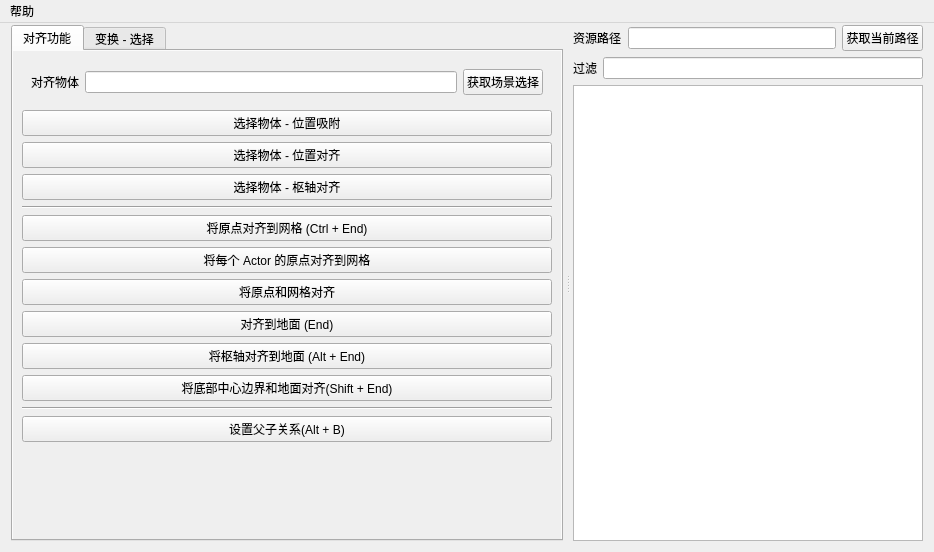
<?xml version="1.0" encoding="UTF-8"?>
<ui version="4.0">
 <class>Form</class>
 <widget class="QWidget" name="Form">
  <property name="geometry">
   <rect>
    <x>0</x>
    <y>0</y>
    <width>934</width>
    <height>552</height>
   </rect>
  </property>
  <property name="windowTitle">
   <string>放置工具</string>
  </property>
  <layout class="QHBoxLayout" name="horizontalLayout">
   <property name="topMargin">
    <number>25</number>
   </property>
   <item>
    <widget class="QSplitter" name="Splitter">
     <property name="styleSheet">
      <string notr="true">font: bold 12pt &quot;Microsoft YaHei&quot;;</string>
     </property>
     <property name="orientation">
      <enum>Qt::Horizontal</enum>
     </property>
     <property name="handleWidth">
      <number>10</number>
     </property>
     <widget class="QWidget" name="verticalWidget_2" native="true">
      <layout class="QVBoxLayout" name="verticalLayout_2">
       <property name="leftMargin">
        <number>0</number>
       </property>
       <property name="topMargin">
        <number>0</number>
       </property>
       <property name="rightMargin">
        <number>0</number>
       </property>
       <property name="bottomMargin">
        <number>0</number>
       </property>
       <item>
        <widget class="MTabWidget" name="tabWidget">
         <property name="tabPosition">
          <enum>QTabWidget::North</enum>
         </property>
         <property name="tabShape">
          <enum>QTabWidget::Rounded</enum>
         </property>
         <property name="currentIndex">
          <number>0</number>
         </property>
         <property name="documentMode">
          <bool>false</bool>
         </property>
         <property name="movable">
          <bool>false</bool>
         </property>
         <widget class="QWidget" name="tab_1">
          <attribute name="title">
           <string>对齐功能</string>
          </attribute>
          <layout class="QVBoxLayout" name="verticalLayout_5">
           <property name="leftMargin">
            <number>0</number>
           </property>
           <property name="topMargin">
            <number>0</number>
           </property>
           <property name="rightMargin">
            <number>0</number>
           </property>
           <property name="bottomMargin">
            <number>0</number>
           </property>
           <item>
            <widget class="QScrollArea" name="scrollArea">
             <property name="minimumSize">
              <size>
               <width>400</width>
               <height>0</height>
              </size>
             </property>
             <property name="frameShape">
              <enum>QFrame::NoFrame</enum>
             </property>
             <property name="horizontalScrollBarPolicy">
              <enum>Qt::ScrollBarAsNeeded</enum>
             </property>
             <property name="widgetResizable">
              <bool>true</bool>
             </property>
             <widget class="QWidget" name="scrollAreaWidgetContents">
              <property name="geometry">
               <rect>
                <x>0</x>
                <y>0</y>
                <width>460</width>
                <height>483</height>
               </rect>
              </property>
              <layout class="QVBoxLayout" name="verticalLayout_7">
               <property name="leftMargin">
                <number>0</number>
               </property>
               <property name="topMargin">
                <number>0</number>
               </property>
               <property name="rightMargin">
                <number>0</number>
               </property>
               <property name="bottomMargin">
                <number>0</number>
               </property>
               <item>
                <widget class="QWidget" name="Align_Container" native="true">
                 <property name="sizePolicy">
                  <sizepolicy hsizetype="Minimum" vsizetype="Preferred">
                   <horstretch>0</horstretch>
                   <verstretch>0</verstretch>
                  </sizepolicy>
                 </property>
                 <layout class="QVBoxLayout" name="verticalLayout_3">
                  <item>
                   <widget class="QWidget" name="Actor_Container" native="true">
                    <layout class="QHBoxLayout" name="horizontalLayout_6">
                     <item>
                      <widget class="QLabel" name="label_3">
                       <property name="text">
                        <string>对齐物体</string>
                       </property>
                      </widget>
                     </item>
                     <item>
                      <widget class="MLineEdit" name="Align_LE"/>
                     </item>
                     <item>
                      <widget class="MPushButton" name="Align_Pick_BTN">
                       <property name="text">
                        <string>获取场景选择</string>
                       </property>
                      </widget>
                     </item>
                    </layout>
                   </widget>
                  </item>
                  <item>
                   <widget class="MPushButton" name="Align_BTN">
                    <property name="text">
                     <string>选择物体 - 位置吸附</string>
                    </property>
                   </widget>
                  </item>
                  <item>
                   <widget class="MPushButton" name="AlignToActor_BTN">
                    <property name="text">
                     <string>选择物体 - 位置对齐</string>
                    </property>
                   </widget>
                  </item>
                  <item>
                   <widget class="MPushButton" name="AlignPivotToActor_BTN">
                    <property name="text">
                     <string>选择物体 - 枢轴对齐</string>
                    </property>
                   </widget>
                  </item>
                  <item>
                   <widget class="Line" name="line">
                    <property name="orientation">
                     <enum>Qt::Horizontal</enum>
                    </property>
                   </widget>
                  </item>
                  <item>
                   <widget class="MPushButton" name="SnapOriginToGrid_BTN">
                    <property name="text">
                     <string>将原点对齐到网格 (Ctrl + End)</string>
                    </property>
                   </widget>
                  </item>
                  <item>
                   <widget class="MPushButton" name="SnapOriginToGridPerActor_BTN">
                    <property name="text">
                     <string>将每个 Actor 的原点对齐到网格</string>
                    </property>
                   </widget>
                  </item>
                  <item>
                   <widget class="MPushButton" name="AlignOriginToGrid_BTN">
                    <property name="text">
                     <string>将原点和网格对齐</string>
                    </property>
                   </widget>
                  </item>
                  <item>
                   <widget class="MPushButton" name="SnapToFloor_BTN">
                    <property name="text">
                     <string>对齐到地面 (End)</string>
                    </property>
                   </widget>
                  </item>
                  <item>
                   <widget class="MPushButton" name="SnapPivotToFloor_BTN">
                    <property name="text">
                     <string>将枢轴对齐到地面 (Alt + End)</string>
                    </property>
                   </widget>
                  </item>
                  <item>
                   <widget class="MPushButton" name="SnapBottomCenterBoundsToFloor_BTN">
                    <property name="text">
                     <string>将底部中心边界和地面对齐(Shift + End)</string>
                    </property>
                   </widget>
                  </item>
                  <item>
                   <widget class="Line" name="line_3">
                    <property name="orientation">
                     <enum>Qt::Horizontal</enum>
                    </property>
                   </widget>
                  </item>
                  <item>
                   <widget class="MPushButton" name="AttachSelectedActors_BTN">
                    <property name="text">
                     <string>设置父子关系(Alt + B)</string>
                    </property>
                   </widget>
                  </item>
                  <item>
                   <spacer name="verticalSpacer_2">
                    <property name="orientation">
                     <enum>Qt::Vertical</enum>
                    </property>
                    <property name="sizeHint" stdset="0">
                     <size>
                      <width>20</width>
                      <height>40</height>
                     </size>
                    </property>
                   </spacer>
                  </item>
                 </layout>
                </widget>
               </item>
              </layout>
             </widget>
            </widget>
           </item>
          </layout>
         </widget>
         <widget class="QWidget" name="tab_2">
          <attribute name="title">
           <string>变换 - 选择</string>
          </attribute>
          <layout class="QVBoxLayout" name="verticalLayout_6">
           <property name="leftMargin">
            <number>0</number>
           </property>
           <property name="topMargin">
            <number>0</number>
           </property>
           <property name="rightMargin">
            <number>0</number>
           </property>
           <property name="bottomMargin">
            <number>0</number>
           </property>
           <item>
            <widget class="QScrollArea" name="scrollArea_2">
             <property name="frameShape">
              <enum>QFrame::NoFrame</enum>
             </property>
             <property name="widgetResizable">
              <bool>true</bool>
             </property>
             <widget class="QWidget" name="scrollAreaWidgetContents_2">
              <property name="geometry">
               <rect>
                <x>0</x>
                <y>0</y>
                <width>460</width>
                <height>483</height>
               </rect>
              </property>
              <layout class="QVBoxLayout" name="verticalLayout_8">
               <property name="leftMargin">
                <number>0</number>
               </property>
               <property name="topMargin">
                <number>0</number>
               </property>
               <property name="rightMargin">
                <number>0</number>
               </property>
               <property name="bottomMargin">
                <number>0</number>
               </property>
               <item>
                <widget class="QGroupBox" name="Align_Container_2">
                 <property name="title">
                  <string>变换</string>
                 </property>
                 <property name="alignment">
                  <set>Qt::AlignCenter</set>
                 </property>
                 <property name="flat">
                  <bool>true</bool>
                 </property>
                 <layout class="QVBoxLayout" name="verticalLayout_4">
                  <item>
                   <layout class="QHBoxLayout" name="horizontalLayout_5">
                    <item>
                     <widget class="QLabel" name="label_4">
                      <property name="text">
                       <string>X</string>
                      </property>
                     </widget>
                    </item>
                    <item>
                     <widget class="MSpinBox" name="TransformX_SB">
                      <property name="sizePolicy">
                       <sizepolicy hsizetype="Expanding" vsizetype="Fixed">
                        <horstretch>0</horstretch>
                        <verstretch>0</verstretch>
                       </sizepolicy>
                      </property>
                      <property name="minimum">
                       <number>-99999</number>
                      </property>
                      <property name="maximum">
                       <number>99999</number>
                      </property>
                      <property name="singleStep">
                       <number>1</number>
                      </property>
                      <property name="value">
                       <number>0</number>
                      </property>
                     </widget>
                    </item>
                    <item>
                     <widget class="QLabel" name="label_5">
                      <property name="text">
                       <string>Y</string>
                      </property>
                     </widget>
                    </item>
                    <item>
                     <widget class="MSpinBox" name="TransformY_SB">
                      <property name="sizePolicy">
                       <sizepolicy hsizetype="Expanding" vsizetype="Fixed">
                        <horstretch>0</horstretch>
                        <verstretch>0</verstretch>
                       </sizepolicy>
                      </property>
                      <property name="minimum">
                       <number>-99999</number>
                      </property>
                      <property name="maximum">
                       <number>99999</number>
                      </property>
                      <property name="singleStep">
                       <number>1</number>
                      </property>
                      <property name="value">
                       <number>0</number>
                      </property>
                     </widget>
                    </item>
                    <item>
                     <widget class="QLabel" name="label_6">
                      <property name="text">
                       <string>Z</string>
                      </property>
                     </widget>
                    </item>
                    <item>
                     <widget class="MSpinBox" name="TransformZ_SB">
                      <property name="sizePolicy">
                       <sizepolicy hsizetype="Expanding" vsizetype="Fixed">
                        <horstretch>0</horstretch>
                        <verstretch>0</verstretch>
                       </sizepolicy>
                      </property>
                      <property name="minimum">
                       <number>-99999</number>
                      </property>
                      <property name="maximum">
                       <number>99999</number>
                      </property>
                      <property name="singleStep">
                       <number>1</number>
                      </property>
                      <property name="value">
                       <number>0</number>
                      </property>
                     </widget>
                    </item>
                   </layout>
                  </item>
                  <item>
                   <widget class="MPushButton" name="Transform_BTN">
                    <property name="text">
                     <string>差量变换</string>
                    </property>
                   </widget>
                  </item>
                  <item>
                   <layout class="QHBoxLayout" name="horizontalLayout_2">
                    <item>
                     <widget class="MRadioButton" name="MirrorActorX_RB">
                      <property name="text">
                       <string>X 轴</string>
                      </property>
                      <property name="checked">
                       <bool>true</bool>
                      </property>
                     </widget>
                    </item>
                    <item>
                     <widget class="MRadioButton" name="MirrorActorY_RB">
                      <property name="text">
                       <string>Y 轴</string>
                      </property>
                     </widget>
                    </item>
                    <item>
                     <widget class="MRadioButton" name="MirrorActorZ_RB">
                      <property name="text">
                       <string>Z 轴</string>
                      </property>
                     </widget>
                    </item>
                    <item>
                     <widget class="MPushButton" name="MirrorActor_BTN">
                      <property name="text">
                       <string>镜像轴向</string>
                      </property>
                     </widget>
                    </item>
                   </layout>
                  </item>
                  <item>
                   <widget class="MPushButton" name="LockActorMovement_BTN">
                    <property name="text">
                     <string>切换 - 锁定Actor运动</string>
                    </property>
                   </widget>
                  </item>
                 </layout>
                </widget>
               </item>
               <item>
                <widget class="QGroupBox" name="Align_Container_3">
                 <property name="title">
                  <string>选择</string>
                 </property>
                 <property name="alignment">
                  <set>Qt::AlignCenter</set>
                 </property>
                 <property name="flat">
                  <bool>true</bool>
                 </property>
                 <layout class="QVBoxLayout" name="verticalLayout_9">
                  <item>
                   <widget class="MPushButton" name="SelectAll_BTN">
                    <property name="text">
                     <string>选择所有 (Ctrl + A)</string>
                    </property>
                   </widget>
                  </item>
                  <item>
                   <widget class="MPushButton" name="SelectNone_BTN">
                    <property name="text">
                     <string>取消选择 (Escape)</string>
                    </property>
                   </widget>
                  </item>
                  <item>
                   <widget class="MPushButton" name="InvertSelection_BTN">
                    <property name="text">
                     <string>反向选择</string>
                    </property>
                   </widget>
                  </item>
                  <item>
                   <widget class="MPushButton" name="SelectImmediateChildren_BTN">
                    <property name="text">
                     <string>选择直接子项 (Ctrl + Alt + D)</string>
                    </property>
                   </widget>
                  </item>
                  <item>
                   <widget class="MPushButton" name="SelectAllDescendants_BTN">
                    <property name="text">
                     <string>选择所有后代 (Ctrl + Shift + D)</string>
                    </property>
                   </widget>
                  </item>
                  <item>
                   <widget class="MPushButton" name="SelectRelevantLights_BTN">
                    <property name="text">
                     <string>选择相关光源</string>
                    </property>
                   </widget>
                  </item>
                  <item>
                   <widget class="MPushButton" name="SelectAllWithSameMaterial_BTN">
                    <property name="text">
                     <string>选择所有拥有相同材质的项</string>
                    </property>
                   </widget>
                  </item>
                 </layout>
                </widget>
               </item>
               <item>
                <spacer name="verticalSpacer">
                 <property name="orientation">
                  <enum>Qt::Vertical</enum>
                 </property>
                 <property name="sizeHint" stdset="0">
                  <size>
                   <width>20</width>
                   <height>40</height>
                  </size>
                 </property>
                </spacer>
               </item>
              </layout>
             </widget>
            </widget>
           </item>
          </layout>
         </widget>
        </widget>
       </item>
      </layout>
     </widget>
     <widget class="QWidget" name="verticalWidget" native="true">
      <layout class="QVBoxLayout" name="verticalLayout">
       <item>
        <layout class="QHBoxLayout" name="horizontalLayout_3">
         <item>
          <widget class="QLabel" name="label">
           <property name="text">
            <string>资源路径</string>
           </property>
          </widget>
         </item>
         <item>
          <widget class="MLineEdit" name="Content_LE"/>
         </item>
         <item>
          <widget class="MPushButton" name="Content_BTN">
           <property name="text">
            <string>获取当前路径</string>
           </property>
          </widget>
         </item>
        </layout>
       </item>
       <item>
        <layout class="QHBoxLayout" name="horizontalLayout_4">
         <item>
          <widget class="QLabel" name="label_2">
           <property name="text">
            <string>过滤</string>
           </property>
          </widget>
         </item>
         <item>
          <widget class="MLineEdit" name="Filter_LE"/>
         </item>
        </layout>
       </item>
       <item>
        <widget class="QListWidget" name="List_Container">
         <property name="contextMenuPolicy">
          <enum>Qt::CustomContextMenu</enum>
         </property>
         <property name="textElideMode">
          <enum>Qt::ElideMiddle</enum>
         </property>
         <property name="flow">
          <enum>QListView::LeftToRight</enum>
         </property>
         <property name="isWrapping" stdset="0">
          <bool>true</bool>
         </property>
         <property name="resizeMode">
          <enum>QListView::Adjust</enum>
         </property>
        </widget>
       </item>
      </layout>
     </widget>
    </widget>
   </item>
  </layout>
  <widget class="QMenuBar" name="MenuBar">
   <property name="geometry">
    <rect>
     <x>0</x>
     <y>0</y>
     <width>9999</width>
     <height>23</height>
    </rect>
   </property>
   <property name="sizePolicy">
    <sizepolicy hsizetype="Expanding" vsizetype="Expanding">
     <horstretch>0</horstretch>
     <verstretch>0</verstretch>
    </sizepolicy>
   </property>
   <property name="minimumSize">
    <size>
     <width>9999</width>
     <height>0</height>
    </size>
   </property>
   <property name="styleSheet">
    <string notr="true"/>
   </property>
   <property name="defaultUp">
    <bool>false</bool>
   </property>
   <property name="nativeMenuBar">
    <bool>true</bool>
   </property>
   <widget class="QMenu" name="menu_2">
    <property name="tearOffEnabled">
     <bool>true</bool>
    </property>
    <property name="title">
     <string>帮助</string>
    </property>
    <property name="toolTipsVisible">
     <bool>false</bool>
    </property>
    <addaction name="Help_Action"/>
   </widget>
   <widget class="QMenu" name="Item_Right_Menu">
    <property name="tearOffEnabled">
     <bool>true</bool>
    </property>
    <property name="title">
     <string/>
    </property>
    <addaction name="Add_Item_Action"/>
    <addaction name="Locate_Item_Action"/>
    <addaction name="Open_Item_Action"/>
   </widget>
   <addaction name="menu_2"/>
   <addaction name="Item_Right_Menu"/>
  </widget>
  <action name="Help_Action">
   <property name="text">
    <string>帮助文档</string>
   </property>
  </action>
  <action name="Import_Setting_Action">
   <property name="text">
    <string>读取配置</string>
   </property>
  </action>
  <action name="Export_Setting_Action">
   <property name="text">
    <string>导出配置</string>
   </property>
  </action>
  <action name="Close_Action">
   <property name="text">
    <string>关闭</string>
   </property>
  </action>
  <action name="Locate_Item_Action">
   <property name="text">
    <string>定位资源</string>
   </property>
  </action>
  <action name="Open_Item_Action">
   <property name="text">
    <string>打开目录</string>
   </property>
  </action>
  <action name="Add_Item_Action">
   <property name="text">
    <string>添加资源</string>
   </property>
  </action>
 </widget>
 <customwidgets>
  <customwidget>
   <class>MLineEdit</class>
   <extends>QLineEdit</extends>
   <header>dayu_widgets/line_edit.h</header>
  </customwidget>
  <customwidget>
   <class>MPushButton</class>
   <extends>QPushButton</extends>
   <header>dayu_widgets/push_button.h</header>
  </customwidget>
  <customwidget>
   <class>MSpinBox</class>
   <extends>QSpinBox</extends>
   <header>dayu_widgets/spin_box.h</header>
  </customwidget>
  <customwidget>
   <class>MRadioButton</class>
   <extends>QRadioButton</extends>
   <header>dayu_widgets/radio_button.h</header>
  </customwidget>
  <customwidget>
   <class>MTabWidget</class>
   <extends>QTabWidget</extends>
   <header>dayu_widgets/tab_widget.h</header>
   <container>1</container>
  </customwidget>
 </customwidgets>
 <resources/>
 <connections/>
</ui>
